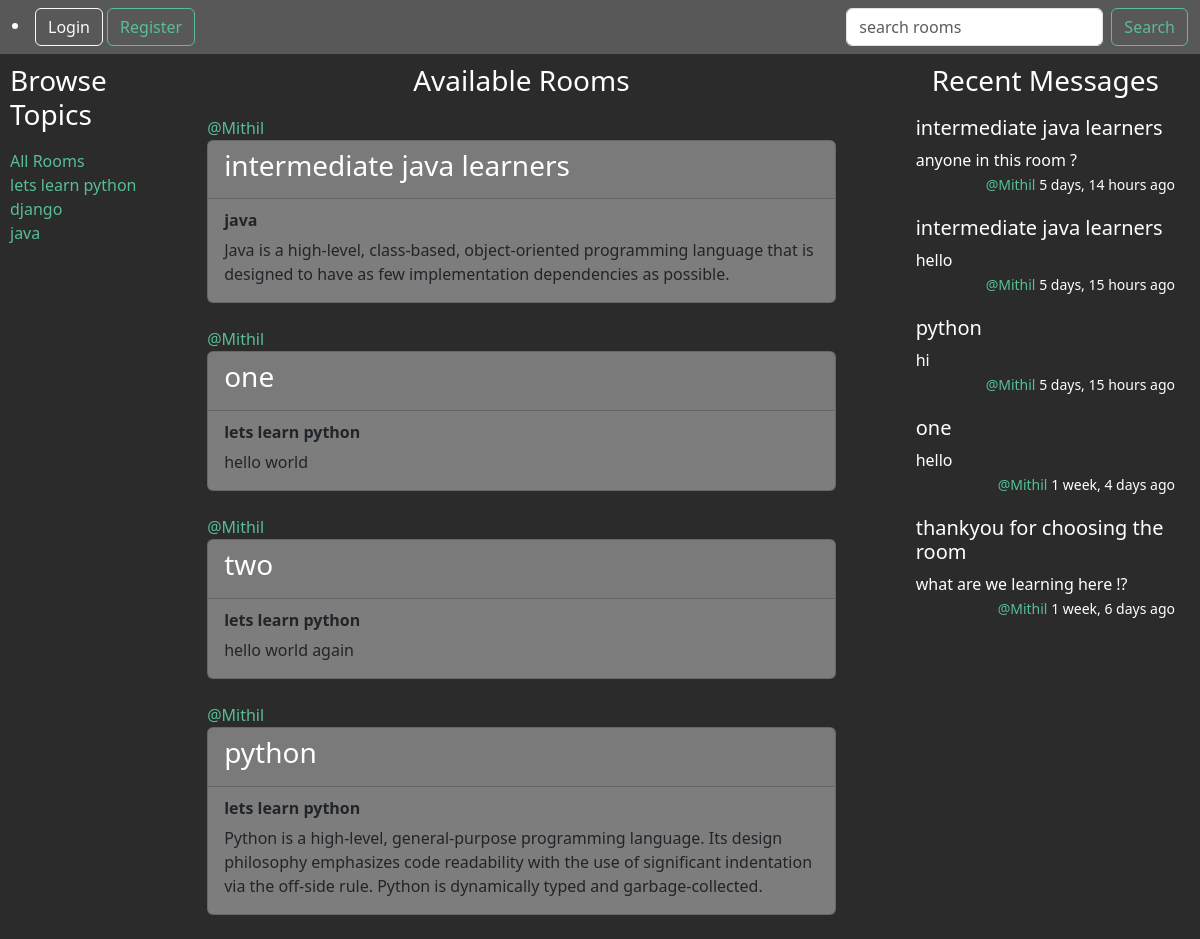
Before: /profile/1 with the older database file.
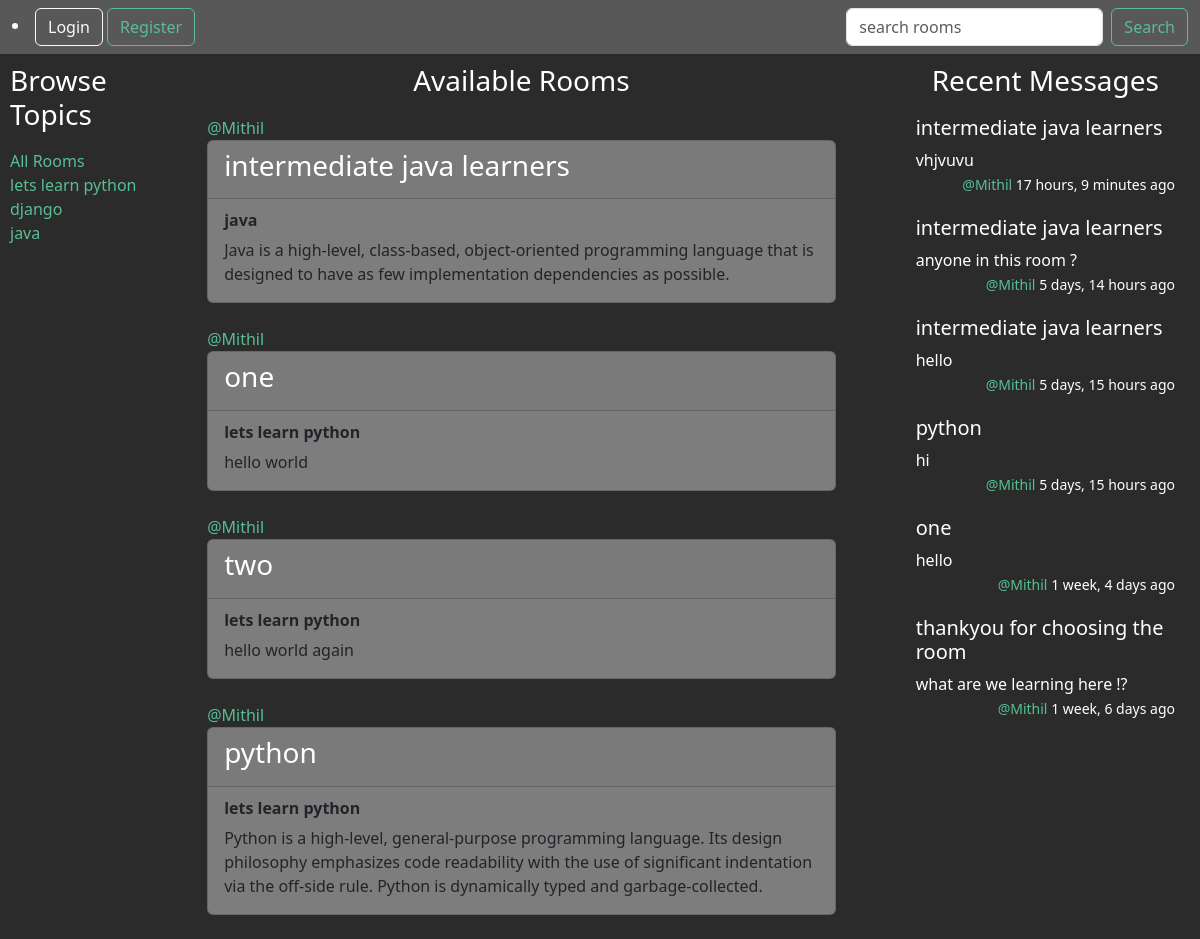
After: the same page with the newer database file.
### baseapp/models.py (models this page shows, shortened)
class Topic(models.Model):
    name = models.CharField(max_length=200)

class Room(models.Model):
    host = models.ForeignKey(User, on_delete=models.SET_NULL, null=True)
    topic = models.ForeignKey(Topic, on_delete=models.SET_NULL, null=True)
    name = models.CharField(max_length=200)
    description = models.TextField(null=True, blank=True)
    participants = models.ManyToManyField(User, related_name='participants', blank=True)
    updated = models.DateTimeField(auto_now=True)
    created = models.DateTimeField(auto_now_add=True)
    class Meta:
        ordering = ['-updated', '-created']
    def __str__(self):
        return self.name

class Message(models.Model):
    user = models.ForeignKey(User, on_delete=models.CASCADE)
    room = models.ForeignKey(Room, on_delete=models.CASCADE)
    body = models.TextField()
    updated = models.DateTimeField(auto_now=True)
    created = models.DateTimeField(auto_now_add=True)
    class Meta:
        ordering = ['-updated', '-created']
    def __str__(self):
        return self.body[:50]

### baseapp/views.py (the view)
# urls.py: path('profile/<str:pk>', views.userprofile, name='userprofile'),
def userprofile(request, pk):
    user = User.objects.get(id=pk)
    rooms = user.room_set.all()
    all_msg = user.message_set.all()
    topics = Topic.objects.all()
    context = {'user': user, 'rooms': rooms,
               'all_msg': all_msg, 'topics': topics}
    return render(request, 'baseapp/profile.html', context)

### baseapp/templates/baseapp/profile.html (shortened to what this page needs)
{% extends 'main.html' %}
{% block content %}
<div class="profile-container">
    <div>
        {% include 'baseapp/browse_topics.html'%}
    </div>
    <div>
        {% include 'baseapp/feed.html'%}
    </div>
    <div>
        {% include 'baseapp/activity.html'%}
    </div>
</div>
{% endblock %}

### baseapp/templates/baseapp/browse_topics.html (shortened to what this page needs)
<div class="topics">
    <div class="hello">
    <h3>Browse Topics</h3>
</div>
    <div>
        <a href="{% url 'Home' %}" style="color:#59be94;">All Rooms</a>
    </div>
    {% for i in topics %}
    <div>
        <a href="{% url 'Home' %}?q={{i.name}}"style="color:#59be94;">{{i.name}}</a>
    </div>
    {% endfor %}
</div>

### baseapp/templates/baseapp/feed.html (shortened to what this page needs)
<div class="heading">
    <h3 class="text-center ">Available Rooms</h3>
</div>
{% for room in rooms %}
<div>
    <div>
        <a href="{% url 'userprofile' room.host.id %}" style="color:#59be94;">@{{room.host.username}}</a>
    </div>
    <div class="card" style="width: 100%;">
        <div class="card-header">
            <h3><a href="/room/{{room.id}}" style="color:#ffffff;">{{room.name}}</a></h3>
        </div>
        <div class="card-body">
            <h6 class="card-subtitle mb-2 text-body-primary"><b>{{room.topic.name}}</b></h6>
            <p class="card-text">{{room.description}}</p>
        </div>
    </div>
</div>
<br>
{% endfor %}

### baseapp/templates/baseapp/activity.html (shortened to what this page needs)
<div class="activity">
    <div class="heading">
        <h3 class="text-center">Recent Messages</h3>
    </div>
    {% for i in all_msg %}
        <div style="padding-bottom:20px">
            <h5 style="text-align:left">{{i.room}}</h5>
            <p style="margin-bottom:0">{{i}}</p>
            <div style="text-align:right">
                <small><a href="{% url 'userprofile' i.user.id %}" style="color:#59be94;">@{{i.user}} </a>{{ i.created|timesince }} ago</small>
            </div>
        </div>
    {% endfor %}
</div>

Changed rows visible on the page:
added Message: room "intermediate java learners", body "vhjvuvu", user "Mithil", created "17 hours, 9 minutes"
